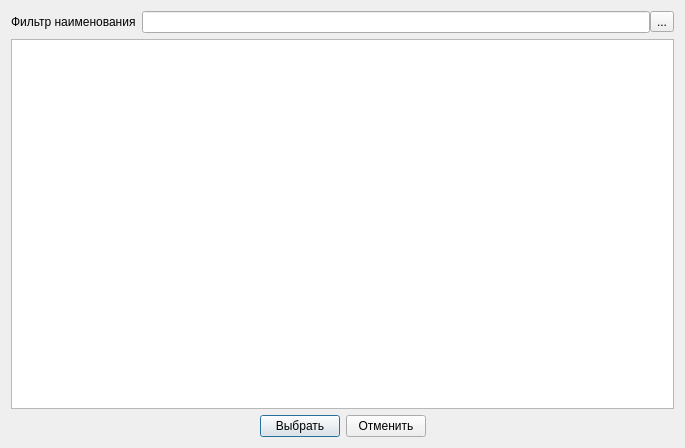
<?xml version="1.0" encoding="UTF-8"?>
<ui version="4.0">
 <class>ChangeTypeDlg</class>
 <widget class="QDialog" name="ChangeTypeDlg">
  <property name="geometry">
   <rect>
    <x>0</x>
    <y>0</y>
    <width>685</width>
    <height>448</height>
   </rect>
  </property>
  <property name="windowTitle">
   <string>Dialog</string>
  </property>
  <layout class="QVBoxLayout" name="verticalLayout">
   <item>
    <layout class="QHBoxLayout" name="horizontalLayout_3">
     <item>
      <widget class="QLabel" name="label">
       <property name="text">
        <string>Фильтр наименования</string>
       </property>
      </widget>
     </item>
     <item>
      <layout class="QHBoxLayout" name="horizontalLayout_2">
       <property name="spacing">
        <number>0</number>
       </property>
       <item>
        <widget class="QLineEdit" name="leSearch"/>
       </item>
       <item>
        <widget class="QToolButton" name="tbSearch">
         <property name="text">
          <string>...</string>
         </property>
         <property name="icon">
          <iconset resource="resource.qrc">
           <normaloff>:/image/search.png</normaloff>:/image/search.png</iconset>
         </property>
        </widget>
       </item>
      </layout>
     </item>
    </layout>
   </item>
   <item>
    <widget class="QTableView" name="tblView">
     <property name="editTriggers">
      <set>QAbstractItemView::EditTrigger::NoEditTriggers</set>
     </property>
     <property name="alternatingRowColors">
      <bool>true</bool>
     </property>
     <property name="selectionMode">
      <enum>QAbstractItemView::SelectionMode::SingleSelection</enum>
     </property>
     <property name="selectionBehavior">
      <enum>QAbstractItemView::SelectionBehavior::SelectRows</enum>
     </property>
     <property name="sortingEnabled">
      <bool>true</bool>
     </property>
     <attribute name="horizontalHeaderStretchLastSection">
      <bool>true</bool>
     </attribute>
     <attribute name="verticalHeaderDefaultSectionSize">
      <number>24</number>
     </attribute>
    </widget>
   </item>
   <item>
    <layout class="QHBoxLayout" name="horizontalLayout">
     <item>
      <spacer name="horizontalSpacer">
       <property name="orientation">
        <enum>Qt::Orientation::Horizontal</enum>
       </property>
       <property name="sizeHint" stdset="0">
        <size>
         <width>40</width>
         <height>20</height>
        </size>
       </property>
      </spacer>
     </item>
     <item>
      <widget class="QPushButton" name="pbSelect">
       <property name="text">
        <string>Выбрать</string>
       </property>
       <property name="icon">
        <iconset resource="resource.qrc">
         <normaloff>:/image/Apply24x24.png</normaloff>:/image/Apply24x24.png</iconset>
       </property>
       <property name="iconSize">
        <size>
         <width>24</width>
         <height>24</height>
        </size>
       </property>
      </widget>
     </item>
     <item>
      <widget class="QPushButton" name="pbCancel">
       <property name="text">
        <string>Отменить</string>
       </property>
       <property name="icon">
        <iconset resource="resource.qrc">
         <normaloff>:/image/cancel2.png</normaloff>:/image/cancel2.png</iconset>
       </property>
       <property name="iconSize">
        <size>
         <width>24</width>
         <height>24</height>
        </size>
       </property>
      </widget>
     </item>
     <item>
      <spacer name="horizontalSpacer_2">
       <property name="orientation">
        <enum>Qt::Orientation::Horizontal</enum>
       </property>
       <property name="sizeHint" stdset="0">
        <size>
         <width>40</width>
         <height>20</height>
        </size>
       </property>
      </spacer>
     </item>
    </layout>
   </item>
  </layout>
 </widget>
 <resources>
  <include location="resource.qrc"/>
 </resources>
 <connections>
  <connection>
   <sender>pbCancel</sender>
   <signal>clicked()</signal>
   <receiver>ChangeTypeDlg</receiver>
   <slot>reject()</slot>
   <hints>
    <hint type="sourcelabel">
     <x>254</x>
     <y>395</y>
    </hint>
    <hint type="destinationlabel">
     <x>342</x>
     <y>223</y>
    </hint>
   </hints>
  </connection>
 </connections>
</ui>
